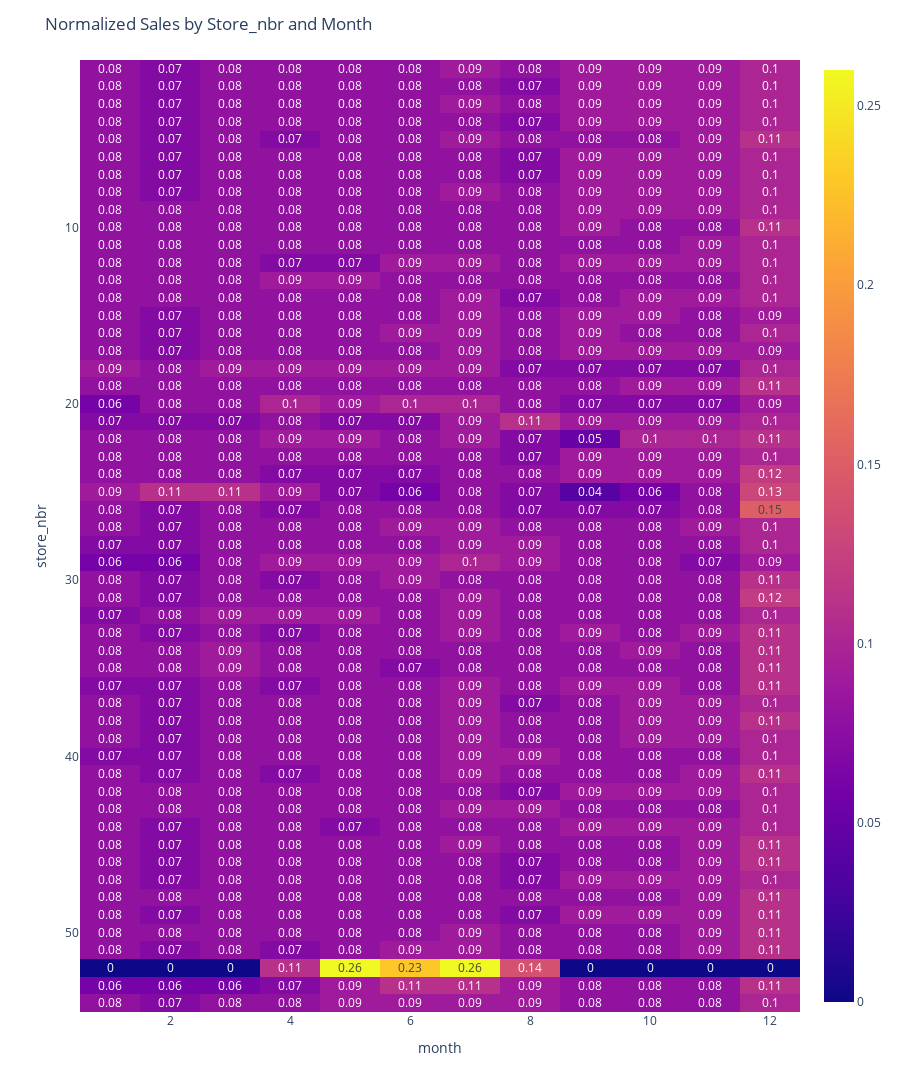

The code cell stored with this chart in its notebook:
### Code cell
# heatmap by store_nbr and month
plot_heatmap(train, 'store_nbr', 'month')

### Figure 1 — Plotly figure (JSON) as saved in the notebook; plotly's stock layout.template omitted (floating-point values rounded to 4 significant figures; data arrays with more than 128 entries replaced by an {"elided": "..."} marker saying what was removed)
{"data": [{"coloraxis": "coloraxis", "hovertemplate": "month: %{x}<br>store_nbr: %{y}<br>color: %{z}<extra></extra>", "name": "0", "texttemplate": "%{z}", "type": "heatmap", "x": [1, 2, 3, 4, 5, 6, 7, 8, 9, 10, 11, 12], "xaxis": "x", "y": [1, 2, 3, 4, 5, 6, 7, 8, 9, 10, 11, 12, 13, 14, 15, 16, 17, 18, 19, 20, 21, 22, 23, 24, 25, 26, 27, 28, 29, 30, 31, 32, 33, 34, 35, 36, 37, 38, 39, 40, 41, 42, 43, 44, 45, 46, 47, 48, 49, 50, 51, 52, 53, 54], "yaxis": "y", "z": {"elided": "54x12 float values"}}], "layout": {"coloraxis": {"colorscale": [[0, "#0d0887"], [0.1111, "#46039f"], [0.2222, "#7201a8"], [0.3333, "#9c179e"], [0.4444, "#bd3786"], [0.5556, "#d8576b"], [0.6667, "#ed7953"], [0.7778, "#fb9f3a"], [0.8889, "#fdca26"], [1, "#f0f921"]]}, "height": 2700, "margin": {"t": 60}, "title": {"text": "Normalized Sales by Store_nbr and Month"}, "xaxis": {"anchor": "y", "domain": [0, 1], "title": {"text": "month"}}, "yaxis": {"anchor": "x", "autorange": "reversed", "domain": [0, 1], "title": {"text": "store_nbr"}}}}
